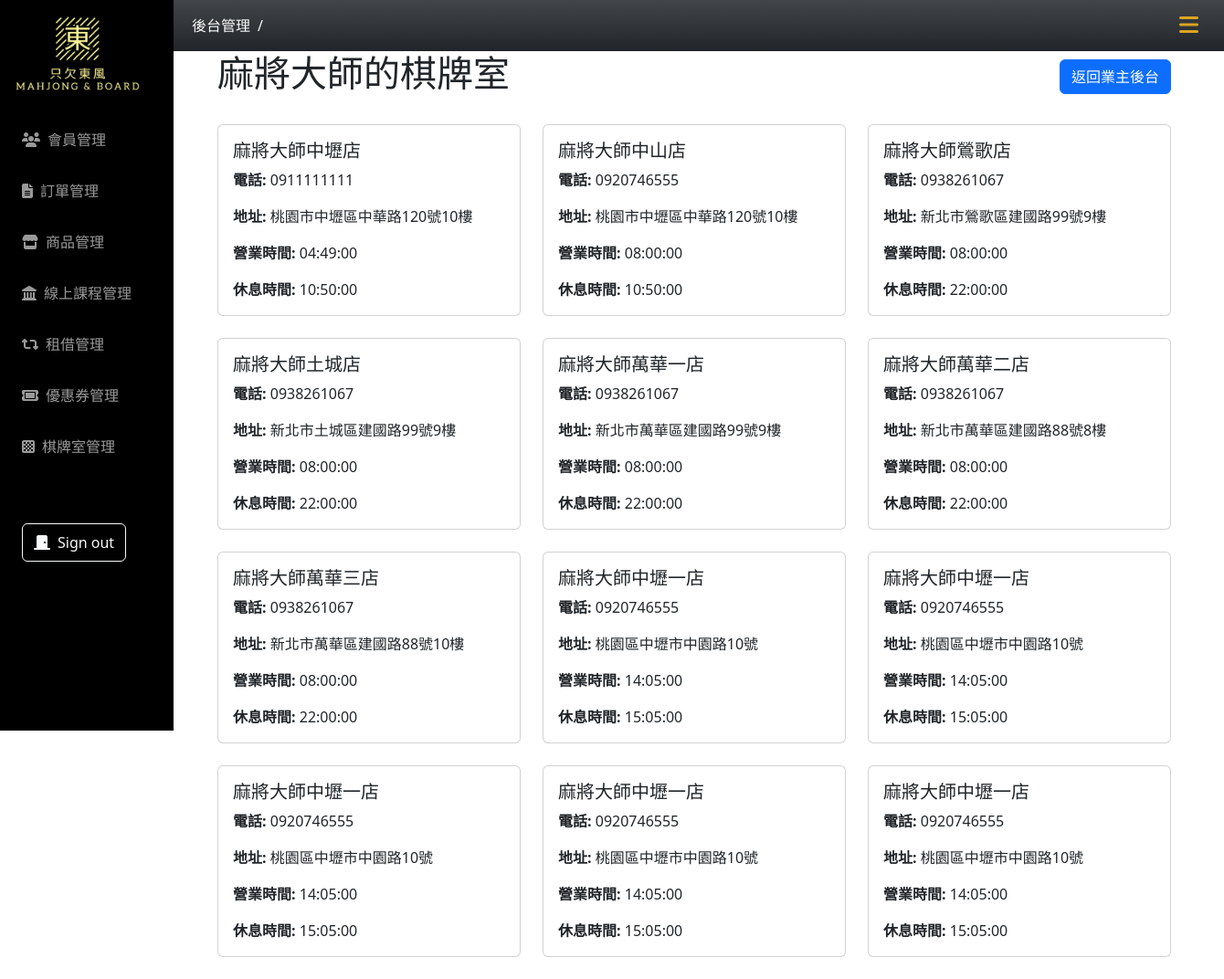
Screenshot of /mahjong_room/userRoomsOverview.php with the database file from the repository.
### tables this page shows
CREATE TABLE `owner` (
  `id` int(11) NOT NULL,
  `member_type` text NOT NULL DEFAULT '企業會員',
  `account` varchar(50) NOT NULL,
  `password` varchar(255) NOT NULL DEFAULT '12345',
  `company_name` varchar(100) NOT NULL,
  `company_phone` varchar(20) NOT NULL,
  `fax_phone` varchar(20) DEFAULT NULL,
  `company_email` varchar(100) NOT NULL,
  `company_address` varchar(255) NOT NULL,
  `responsible_person` varchar(50) NOT NULL,
  `tax_ID_number` text NOT NULL,
  `created_at` timestamp NOT NULL DEFAULT current_timestamp(),
  `valid` text NOT NULL DEFAULT '1'
);

CREATE TABLE `mahjong_room` (
  `room_id` int(11) NOT NULL,
  `name` varchar(10) NOT NULL,
  `tele` varchar(10) NOT NULL,
  `tax_number` varchar(8) NOT NULL,
  `address` varchar(100) NOT NULL,
  `open_time` time DEFAULT NULL,
  `close_time` time DEFAULT NULL,
  `create_at` datetime NOT NULL DEFAULT current_timestamp(),
  `update_at` datetime DEFAULT current_timestamp(),
  `owner_id` int(11) DEFAULT NULL,
  `is_deleted` tinyint(4) NOT NULL
);

### mahjong_room/userRoomsOverview.php (the view, shortened to what this page needs)
<?php
require_once("../db_connect_mahjong.php");
if (!isset($_GET["id"])) {
  $id = 1;
} else {
  $id = $_GET["id"];
}
$sql = "SELECT mahjong_room.*, owner.company_name FROM mahjong_room JOIN owner ON mahjong_room.owner_id = owner.id WHERE owner_id=$id";
$result = $conn->query($sql);
$rooms = $result ? $result->fetch_all(MYSQLI_ASSOC) : [];
$sqlOwner = "SELECT * FROM owner WHERE id=$id";
$resultOwner = $conn->query($sqlOwner);
$owner = $resultOwner->fetch_assoc();
?>
<!DOCTYPE html>
<html lang="zh-Hant">
<head>
  <?php include("../css-mahjong.php") ?>
</head>
<body>
  <?php include("../nav.php") ?>
  <div class="container main-content px-5">
    <div class="d-flex justify-content-between align-items-center mb-4">
      <h1 class="text-center"><?= $owner["company_name"] ?>的棋牌室</h1>
      <a href="./dash/sidebar-nav.php" class="btn btn-primary">返回業主後台</a>
    </div>
    <div class="row">
      <?php if (!empty($rooms)) : ?>
        <?php foreach ($rooms as $room) : ?>
          <div class="col-md-4 mb-4 d-flex">
            <a href="roomDetails.php?room_id=<?= htmlspecialchars($room['room_id']) ?>" class="card-link w-100">
              <div class="card w-100">
                <div class="card-body">
                  <h5 class="card-title"><?= htmlspecialchars($room["name"]) ?></h5>
                  <p class="card-text"><strong>電話:</strong> <?= htmlspecialchars($room["tele"]) ?></p>
                  <p class="card-text"><strong>地址:</strong> <?= htmlspecialchars($room["address"]) ?></p>
                  <p class="card-text"><strong>營業時間:</strong> <?= htmlspecialchars($room["open_time"]) ?></p>
                  <p class="card-text"><strong>休息時間:</strong> <?= htmlspecialchars($room["close_time"]) ?></p>
                </div>
              </div>
            </a>
          </div>
        <?php endforeach; ?>
      <?php else : ?>
        <div class="col-12">
          <p class="text-center">沒有找到任何房間</p>
        </div>
      <?php endif; ?>
    </div>
  </div>
</body>
</html>

### css-mahjong.php (style rules this page uses)
:root { --aside-width: 190px; --header-nav-height: 56px; }
.main-content { margin: 0 0 0 var(--aside-width); padding-top: var(--header-nav-height); }

### mahjong_room/userRoomsOverview.php (style rules this page uses)
.card { height: 100%; }
.card-body { display: flex; flex-direction: column; justify-content: space-between; }
.card-link { text-decoration: none; color: inherit; }

### rows the page displays
owner: company_name "麻將大師"
mahjong_room: name "麻將大師中壢店", tele "0911111111", address "桃園市中壢區中華路120號10樓", open_time "04:49:00", close_time "10:50:00"
mahjong_room: name "麻將大師中山店", tele "0920746555", address "桃園市中壢區中華路120號10樓", open_time "08:00:00", close_time "10:50:00"
mahjong_room: name "麻將大師鶯歌店", tele "0938261067", address "新北市鶯歌區建國路99號9樓", open_time "08:00:00", close_time "22:00:00"
mahjong_room: name "麻將大師土城店", tele "0938261067", address "新北市土城區建國路99號9樓", open_time "08:00:00", close_time "22:00:00"
mahjong_room: name "麻將大師萬華一店", tele "0938261067", address "新北市萬華區建國路99號9樓", open_time "08:00:00", close_time "22:00:00"
mahjong_room: name "麻將大師萬華二店", tele "0938261067", address "新北市萬華區建國路88號8樓", open_time "08:00:00", close_time "22:00:00"
mahjong_room: name "麻將大師萬華三店", tele "0938261067", address "新北市萬華區建國路88號10樓", open_time "08:00:00", close_time "22:00:00"
mahjong_room: name "麻將大師中壢一店", tele "0920746555", address "桃園區中壢市中園路10號", open_time "14:05:00", close_time "15:05:00"
mahjong_room: name "麻將大師中壢一店", tele "0920746555", address "桃園區中壢市中園路10號", open_time "14:05:00", close_time "15:05:00"
mahjong_room: name "麻將大師中壢一店", tele "0920746555", address "桃園區中壢市中園路10號", open_time "14:05:00", close_time "15:05:00"
mahjong_room: name "麻將大師中壢一店", tele "0920746555", address "桃園區中壢市中園路10號", open_time "14:05:00", close_time "15:05:00"
mahjong_room: name "麻將大師中壢一店", tele "0920746555", address "桃園區中壢市中園路10號", open_time "14:05:00", close_time "15:05:00"
